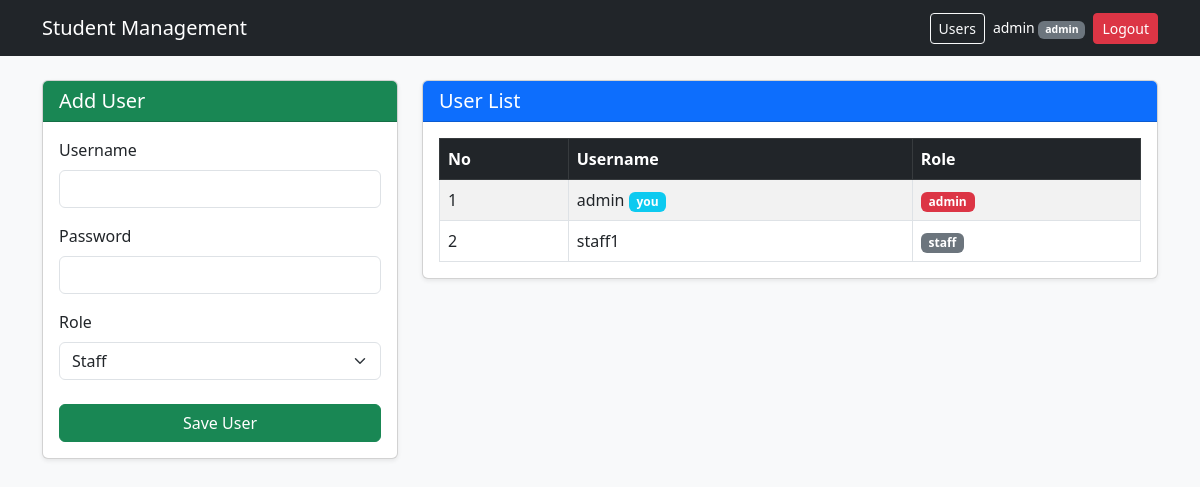
/users.php (signed in), run on the app's committed database.
### tables this page shows
CREATE TABLE `users` (
  `id` int(11) NOT NULL,
  `username` varchar(50) NOT NULL,
  `password` varchar(255) NOT NULL,
  `role` enum('admin','staff') NOT NULL DEFAULT 'staff'
);

### users.php (the view, shortened to what this page needs)
<?php
$users = mysqli_query(
    $conn,
    'SELECT id, username, role FROM users ORDER BY id'
);
?>
<!DOCTYPE html>
<html lang="en">
<head>
    <link
        href="https://cdn.jsdelivr.net/npm/bootstrap@5.3.0/dist/css/bootstrap.min.css"
        rel="stylesheet"
    >
</head>
<body class="bg-light">
    <?php include 'navbar.php'; ?>
    <div class="container mt-4">
        <div class="row g-4">
            <div class="col-md-4">
                <div class="card shadow-sm">
                    <div class="card-header bg-success text-white">
                        <h5 class="mb-0">Add User</h5>
                    </div>
                    <div class="card-body">
                        <form method="POST" action="">
                            <div class="mb-3">
                                <label for="username" class="form-label">
                                    Username
                                </label>
                                <input
                                    type="text"
                                    class="form-control"
                                    id="username"
                                    name="username"
                                    required
                                >
                            </div>
                            <div class="mb-3">
                                <label for="password" class="form-label">
                                    Password
                                </label>
                                <input
                                    type="password"
                                    class="form-control"
                                    id="password"
                                    name="password"
                                    minlength="6"
                                    required
                                >
                            </div>
                            <div class="mb-4">
                                <label for="role" class="form-label">
                                    Role
                                </label>
                                <select
                                    class="form-select"
                                    id="role"
                                    name="role"
                                >
                                    <option value="staff">Staff</option>
                                </select>
                            </div>
                            <div class="d-grid">
                                <button
                                    type="submit"
                                    name="add_user"
                                    class="btn btn-success"
                                >
                                    Save User
                                </button>
                            </div>
                        </form>
                    </div>
                </div>
            </div>
            <div class="col-md-8">
                <div class="card shadow-sm">
                    <div class="card-header bg-primary text-white">
                        <h5 class="mb-0">User List</h5>
                    </div>
                    <div class="card-body">
                        <table class="table table-bordered table-striped align-middle mb-0">
                            <thead class="table-dark">
                                <tr>
                                    <th>No</th>
                                    <th>Username</th>
                                    <th>Role</th>
                                </tr>
                            </thead>
                            <tbody>
                                <?php
                                $no = 1;
                                while ($u = mysqli_fetch_assoc($users)):
                                ?>
                                    <tr>
                                        <td><?= $no++ ?></td>
                                        <td>
                                            <?= htmlspecialchars($u['username']) ?>
                                            <?php if ($u['id'] == $_SESSION['user_id']): ?>
                                                <span class="badge bg-info">
                                                    you
                                                </span>
                                            <?php endif; ?>
                                        </td>
                                        <td>
                                            <span class="badge <?= $u['role'] === 'admin'
                                                ? 'bg-danger'
                                                : 'bg-secondary' ?>">
                                                <?= $u['role'] ?>
                                            </span>
                                        </td>
                                    </tr>
                                <?php endwhile; ?>
                            </tbody>
                        </table>
                    </div>
                </div>
            </div>
        </div>
    </div>
</body>
</html>

### data on the page
users: username "admin", shows "you", role "admin"
users: username "staff1", role "staff"

### other printed values
$_SESSION['username'] "admin"
$_SESSION['role'] "admin"
